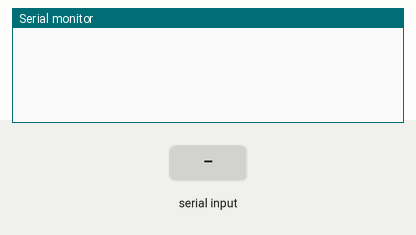
Simulated run of this sketch. Board: Arduino Uno, built with avr-gcc and run on an emulated ATmega328P. Parts: the last lines printed to the serial monitor. The inputs (shaded band) are chosen by the test bench.

Above: at 1.2 s.
1.3 s: "A" received over the second serial link
At 1.9 s:
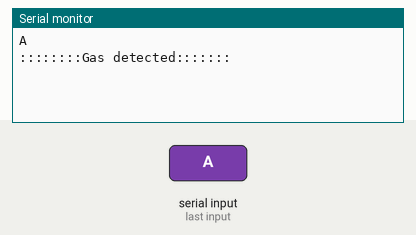
2.8 s: "B" received over the second serial link
At 4.0 s:
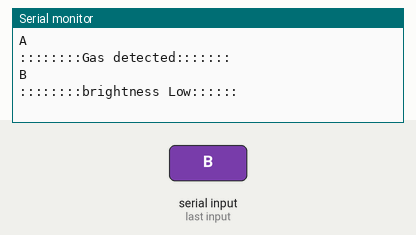
4.3 s: "C" received over the second serial link
At 5.4 s:
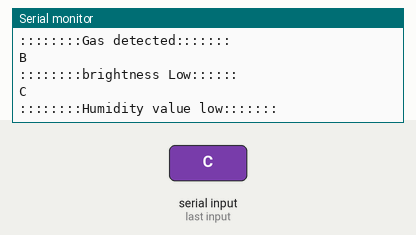
5.8 s: "D" received over the second serial link
At 6.5 s:
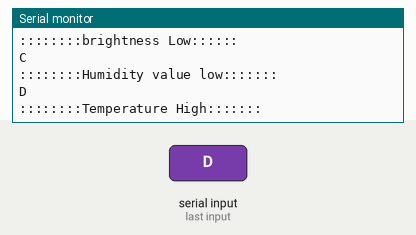
7.3 s: "1" received over the second serial link
At 8.7 s:
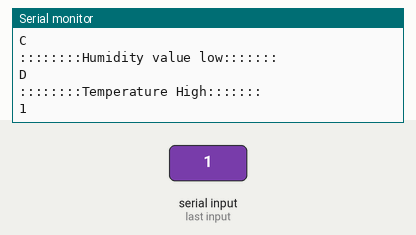

Measured:
- after the input at 1.3 s, the serial monitor: prints a new line at once (image 1)
- after the input at 2.8 s, the serial monitor: prints a new line at once (image 2)
- after the input at 4.3 s, the serial monitor: prints a new line at once (image 3)
- after the input at 5.8 s, the serial monitor: prints a new line at once (image 4)
- after the input at 7.3 s, the serial monitor: prints a new line at once (image 5)

The sketch:

Rx.ino
```cpp
#include<SoftwareSerial.h>
SoftwareSerial ss(4,5 );

void setup() {
  Serial.begin(9600);
  ss.begin(9600);
}

void loop() {

  char rcv;
  while(ss.available())
  {
    rcv = ss.read();
    Serial.println(rcv);
  if(rcv == 'A')
  {
    Serial.println("::::::::Gas detected:::::::");
    delay(700);
  }
  else if(rcv == 'B')
  {
    Serial.println("::::::::brightness Low::::::");
    delay(700);
  }
  else if(rcv == 'C')
  {
    Serial.println("::::::::Humidity value low:::::::");
    delay(700);
  }
  else if(rcv == 'D')
  {
    Serial.println("::::::::Temperature High:::::::");
    delay(700);
  }
 }
  rcv ="";
}
```
